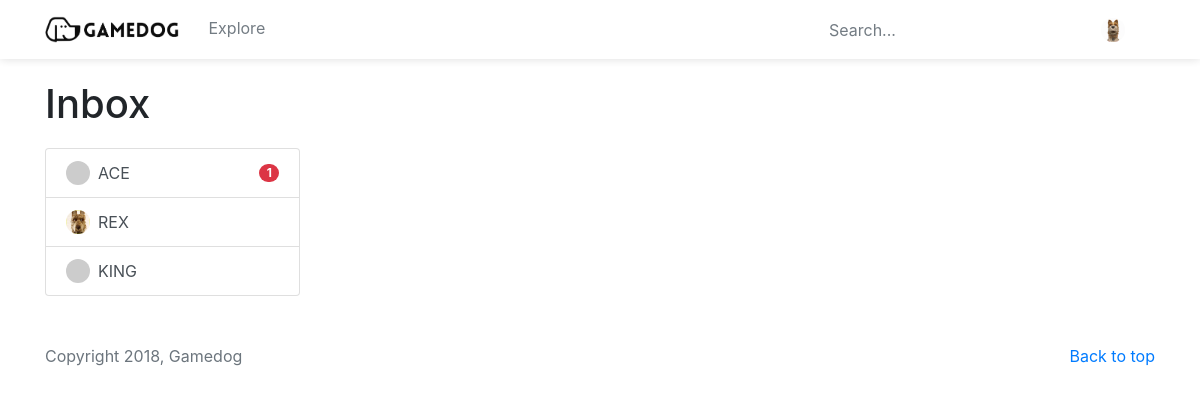
Screenshot of /inbox (signed in) with the database file from the repository.
### app/models.py (models this page shows, shortened)
class SearchableMixin(object):
    @classmethod
    def search(cls, expression, page, per_page):
        ids, total = query_index(cls.__tablename__, expression, page, per_page)
        if total == 0:
            return cls.query.filter_by(id=0), 0
        when = []
        for i in range(len(ids)):
            when.append((ids[i], i))
        return cls.query.filter(cls.id.in_(ids)).order_by(
            db.case(when, value=cls.id)), total

class User(SearchableMixin, UserMixin, db.Model): # usermixin?
    id = db.Column(db.Integer, primary_key=True)
    username = db.Column(db.String(64), index=True, unique=True)
    email = db.Column(db.String(120), index=True, unique=True)
    password_hash = db.Column(db.String(128))
    introduction = db.Column(db.String(128))
    avatar = db.Column(db.String(128))
    admin = db.Column(db.Boolean)
    posts = db.relationship('Post', backref='author', lazy='dynamic')
    comments = db.relationship('Comment', backref='author', lazy='dynamic')
    followed = db.relationship('User', secondary=follows,
            primaryjoin=(follows.c.follower_id == id),
            secondaryjoin=(follows.c.followed_id == id),
            backref=db.backref('followers', lazy='dynamic'), lazy='dynamic')
    sent_messages = db.relationship('Inbox', backref='author', lazy='dynamic', foreign_keys="[Inbox.sender_id]")
    received_messages = db.relationship('Inbox', backref='receiver', lazy='dynamic', foreign_keys="[Inbox.receiver_id]")
    __searchable__ = ['username']
    def get_avatar(self, size):
        if self.avatar:
            return '/img/' + self.avatar
        digest = md5(self.email.lower().encode('utf-8')).hexdigest()
        return 'https://www.gravatar.com/avatar/{}?d=retro&s={}'.format(
                digest, size)

### app/routes.py (the view)
@app.route('/inbox')
@login_required
def inbox():
    users = User.query.all()
    unread = Inbox.query.filter(and_(Inbox.read==False, Inbox.receiver_id==current_user.id)).order_by(Inbox.timestamp.asc())
    unread = [m for m in unread] # query to list
    return render_template('inbox.html', title='Inbox', users=users, all_messages=unread)

### app/forms.py
class SearchForm(FlaskForm):
    q = StringField('search', validators=[DataRequired()])
    def __init__(self, *args, **kwargs):
        if 'formdata' not in kwargs:
            kwargs['formdata'] = request.args
        if 'csrf_enabled' not in kwargs:
            kwargs['csrf_enabled'] = False
        super(SearchForm, self).__init__(*args, **kwargs)

### app/models.py (called while the page is built)
@login.user_loader
def load_user(id):
    return User.query.get(int(id))

### app/routes.py (called while the page is built)
@app.before_request
def before_request():
    if current_user.is_authenticated:
        g.search_form = SearchForm()

### app/templates/inbox.html
{% extends "base.html" %}
{% block content %}
	<h1>{{ title }}</h1>
	<div class="row">
		<div class="col-sm-3">
			<div class="list-group">
				{% for _user in users %}
					{% if _user != current_user %}
						{% set unread_cnt = all_messages|selectattr("sender_id", "eq", _user.id)|list|length %}
						<a href={{ url_for('inbox_to', username=_user.username) }} class="list-group-item list-group-item-action d-flex justify-content-between align-items-center">
							<span><img class="avatar mr-2" src="{{ _user.get_avatar(24) }}" width=24 height=24>{{ _user.username }}</span>
							{% if unread_cnt %}
								<span class="badge badge-danger badge-pill">{{
									unread_cnt
								}}</span>
							{% endif %}
						</a>
					{% endif %}
				{% endfor %}
			</div>
		</div>
	</div>
{% endblock %}

### app/templates/base.html (shortened to what this page needs)
<html>
	<head>
    <link href="/css/bootstrap.min.css" rel="stylesheet">
    <link href="/css/bootstrap-stars.css" rel="stylesheet">
		<link href="/css/fontawesome/css/fontawesome-all.css" rel="stylesheet">
		<link href="/css/main.css" rel="stylesheet">
	</head>
	<body>
		<header class="navbar py-3">
			<div class="container">
				<div class="row flex-nowrap justify-content-between align-items-center w-100">
					<div class="col-8">
						<a class="text-dark logo" href="{{ url_for('index') }}">
							<img src="/img/logo.png" width="135"/>
						</a>
						<a class="text-muted ml-4" href="{{ url_for('explore') }}">Explore</a>
					</div>
					<div class="col-4 d-flex justify-content-end align-items-center">
						{% if g.search_form %}
						<i class="fa fa-search text-muted mr-2"></i>
						<form method='get' action="{{ url_for('search') }}" class="mr-4 mb-0">
							{{ g.search_form.q(class="form-control ghost", placeholder="Search...", autocomplete="off") }}
						</form>
						{% endif %}
						{%if current_user.is_anonymous %}
						<a class="btn btn-sm btn-outline-secondary" href="{{ url_for('login') }}">Login</a>
						{% else %}
						<a id="profile" class="text-muted" href="{{ url_for('user', username=current_user.username) }}">
							<img class='avatar small-avatar' src="{{ current_user.get_avatar(24) }}" width=24 height=24>
						</a>
						{% endif %}
					</div>
				</div>
			</div>
		</header>
		<div class="container" style="margin-top: 5rem;">
			{% block content %}{% endblock %}
		</div>
		<footer class="text-muted mt-5 mb-5">
			<div class="container">
				<p class="float-right">
					<a href="#"><i class="fa fa-arrow-up"></i> Back to top</a>
				</p>
				<p>Copyright 2018, Gamedog</p>
			</div>
		</footer>
	</body>
</html>

### rows the page displays
User: get_avatar (picture)
User: username "ACE", unread_cnt "1"
User: get_avatar (picture), username "REX"
User: username "KING"

### other values shown
{{ title }} "Inbox"
